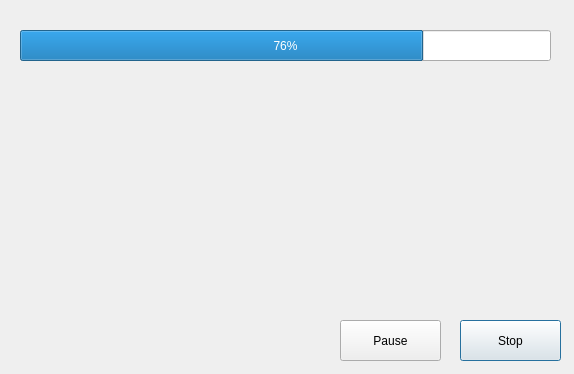
<?xml version="1.0" encoding="UTF-8"?>
<ui version="4.0">
 <class>Dialog</class>
 <widget class="QDialog" name="Dialog">
  <property name="geometry">
   <rect>
    <x>0</x>
    <y>0</y>
    <width>574</width>
    <height>374</height>
   </rect>
  </property>
  <property name="windowTitle">
   <string>Dialog</string>
  </property>
  <widget class="QProgressBar" name="progressBar">
   <property name="geometry">
    <rect>
     <x>20</x>
     <y>30</y>
     <width>531</width>
     <height>31</height>
    </rect>
   </property>
   <property name="value">
    <number>76</number>
   </property>
   <property name="textVisible">
    <bool>true</bool>
   </property>
   <property name="orientation">
    <enum>Qt::Horizontal</enum>
   </property>
   <property name="textDirection">
    <enum>QProgressBar::TopToBottom</enum>
   </property>
  </widget>
  <widget class="QPushButton" name="pushButton">
   <property name="geometry">
    <rect>
     <x>460</x>
     <y>320</y>
     <width>101</width>
     <height>41</height>
    </rect>
   </property>
   <property name="text">
    <string>Stop</string>
   </property>
  </widget>
  <widget class="QPushButton" name="pushButton_2">
   <property name="geometry">
    <rect>
     <x>340</x>
     <y>320</y>
     <width>101</width>
     <height>41</height>
    </rect>
   </property>
   <property name="text">
    <string>Pause</string>
   </property>
  </widget>
 </widget>
 <resources/>
 <connections/>
</ui>
